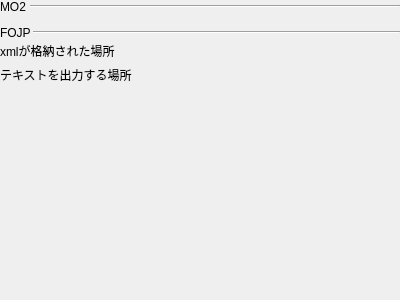
<?xml version="1.0" encoding="UTF-8"?>
<ui version="4.0">
 <class>UISettingsFONV</class>
 <widget class="QWidget" name="UISettingsFONV">
  <property name="geometry">
   <rect>
    <x>0</x>
    <y>0</y>
    <width>400</width>
    <height>300</height>
   </rect>
  </property>
  <property name="windowTitle">
   <string>Form</string>
  </property>
  <layout class="QVBoxLayout" name="verticalLayout_4">
   <property name="spacing">
    <number>8</number>
   </property>
   <property name="leftMargin">
    <number>0</number>
   </property>
   <property name="topMargin">
    <number>0</number>
   </property>
   <property name="rightMargin">
    <number>0</number>
   </property>
   <property name="bottomMargin">
    <number>0</number>
   </property>
   <item>
    <layout class="QVBoxLayout" name="verticalLayout_01">
     <property name="spacing">
      <number>4</number>
     </property>
     <item>
      <layout class="QHBoxLayout" name="horizontalLayout">
       <item>
        <widget class="QLabel" name="label_3">
         <property name="text">
          <string>MO2</string>
         </property>
         <property name="textFormat">
          <enum>Qt::AutoText</enum>
         </property>
        </widget>
       </item>
       <item>
        <widget class="Line" name="line">
         <property name="sizePolicy">
          <sizepolicy hsizetype="Expanding" vsizetype="Fixed">
           <horstretch>0</horstretch>
           <verstretch>0</verstretch>
          </sizepolicy>
         </property>
         <property name="orientation">
          <enum>Qt::Horizontal</enum>
         </property>
        </widget>
       </item>
      </layout>
     </item>
     <item>
      <widget class="UIFolderPathBox" name="widget_3" native="true"/>
     </item>
    </layout>
   </item>
   <item>
    <layout class="QVBoxLayout" name="verticalLayout_02">
     <property name="spacing">
      <number>2</number>
     </property>
     <item>
      <layout class="QHBoxLayout" name="horizontalLayout_2">
       <item>
        <widget class="QLabel" name="label">
         <property name="text">
          <string>FOJP</string>
         </property>
        </widget>
       </item>
       <item>
        <widget class="Line" name="line_2">
         <property name="sizePolicy">
          <sizepolicy hsizetype="Expanding" vsizetype="Fixed">
           <horstretch>0</horstretch>
           <verstretch>0</verstretch>
          </sizepolicy>
         </property>
         <property name="orientation">
          <enum>Qt::Horizontal</enum>
         </property>
        </widget>
       </item>
      </layout>
     </item>
     <item>
      <layout class="QVBoxLayout" name="verticalLayout">
       <item>
        <layout class="QVBoxLayout" name="verticalLayout_201">
         <property name="spacing">
          <number>4</number>
         </property>
         <item>
          <widget class="QLabel" name="label_2">
           <property name="text">
            <string>xmlが格納された場所</string>
           </property>
          </widget>
         </item>
         <item>
          <widget class="UIFolderPathBox" name="inputTransPath" native="true"/>
         </item>
        </layout>
       </item>
       <item>
        <layout class="QVBoxLayout" name="verticalLayout_202">
         <property name="spacing">
          <number>4</number>
         </property>
         <item>
          <widget class="QLabel" name="label_4">
           <property name="text">
            <string>テキストを出力する場所</string>
           </property>
          </widget>
         </item>
         <item>
          <widget class="UIFolderPathBox" name="outputPath" native="true"/>
         </item>
        </layout>
       </item>
      </layout>
     </item>
    </layout>
   </item>
   <item>
    <spacer name="verticalSpacer">
     <property name="orientation">
      <enum>Qt::Vertical</enum>
     </property>
     <property name="sizeHint" stdset="0">
      <size>
       <width>20</width>
       <height>241</height>
      </size>
     </property>
    </spacer>
   </item>
  </layout>
 </widget>
 <customwidgets>
  <customwidget>
   <class>UIFolderPathBox</class>
   <extends>QWidget</extends>
   <header>UIFolderPathBox.h</header>
   <container>1</container>
  </customwidget>
 </customwidgets>
 <resources/>
 <connections/>
</ui>
